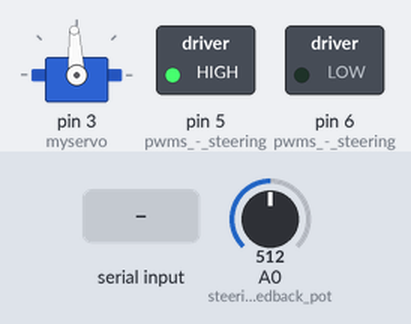
Simulated run of this sketch. Board: Arduino Uno, built with avr-gcc and run on an emulated ATmega328P. On the bench: servo, switched loads named in the sketch (green lamp = pin HIGH). Inputs (shaded band) come from the test bench; at power-on: A0 (steering_feedback_pot) = 512.

Above: at 1.2 s.
1.3 s: A0 (steering_feedback_pot) set to 666
2.8 s: A0 (steering_feedback_pot) set to 675
At 3.2 s:
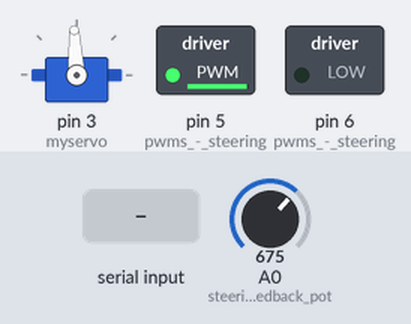
4.3 s: A0 (steering_feedback_pot) set to 716
At 4.6 s:
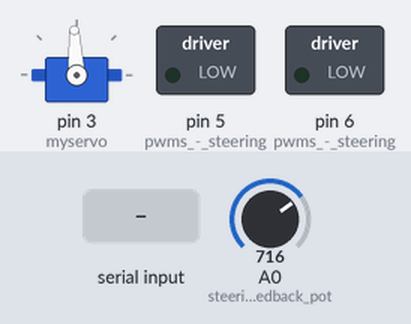
5.8 s: "30,150\n" received over Serial
At 6.4 s:
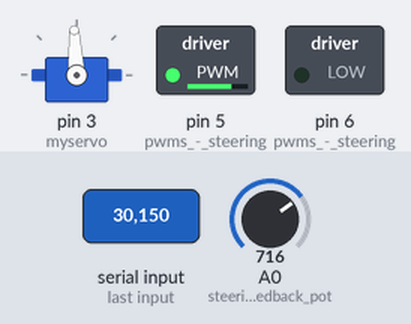
7.3 s: A0 (steering_feedback_pot) set to 900
At 8.1 s:
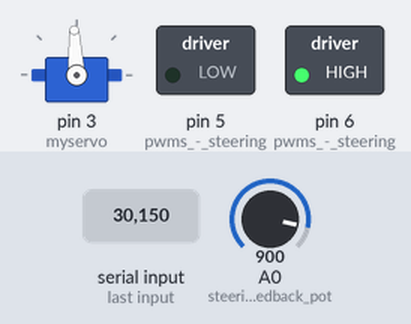
8.8 s: "90,45\n" received over Serial
At 10.1 s:
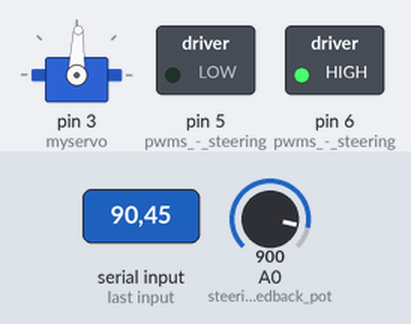
Timing chart, 0 to 11.3 s (numbered marks = the images above; inputs shaded):
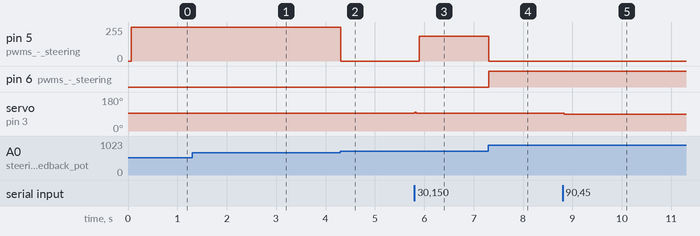

Measured:
- after the input at 1.3 s, every drawn part: stays the same
- after the input at 2.8 s, pin 5 (pwms_-_steering): 255/255 → 252/255 at once
- after the input at 4.3 s, pin 5 (pwms_-_steering): 252/255 → 0/255 at once
- after the input at 5.8 s, pin 5 (pwms_-_steering): 0/255 → 186/255 after 0.09 s; servo on pin 3 (myservo): 93° → 98° at once, → 93° 0.03 s later
- after the input at 7.3 s, pin 5 (pwms_-_steering): 186/255 → 0/255 at once; pin 6 (pwms_-_steering): LOW → HIGH at once
- after the input at 8.8 s, servo on pin 3 (myservo): 93° → 88° at once

The sketch:

002.ino
```cpp
//PID
#include <PID_v1.h>

#include <Servo.h>

Servo myservo;

double Pk1 = 6;
double Ik1 = 0;
double Dk1 = 0;

double Setpoint1, Input1, Output1, Output1a;    // PID variables
PID PID1(&Input1, &Output1, &Setpoint1, Pk1, Ik1 , Dk1, DIRECT);    // PID Setup

int pot;
int demand = 0;
int velocityDemand = 0;
int command = 1;
int flag = 0;
int end1 = 0;

unsigned long currentMillis;
long previousMillis = 0;    // set up timers
long previousMotorMillis = 0;    // set up timers
long interval = 10;        // time constant for timer

void setup() {

  pinMode(A0, INPUT);   // steering feedback pot
  pinMode(5, OUTPUT);   // pwms - steering
  pinMode(6, OUTPUT);   // pwms - steering
  Serial.begin(115200);

  PID1.SetMode(AUTOMATIC);
  PID1.SetOutputLimits(-255, 255);
  PID1.SetSampleTime(10);

  myservo.attach(3);
  myservo.writeMicroseconds(1500);

}

void loop() {

    currentMillis = millis();
    if (currentMillis - previousMillis >= 10) {  // start timed event

        previousMillis = currentMillis;

        if (Serial.available() >0) {
            command = Serial.read() - '0';       // read command
            }

        if (command == 1) {  //stop
          velocityDemand = 1500;
          command = 0;
        }
        else if (command == 2) {  // forwards
          velocityDemand = 1550;
          command = 0;
        }
        else if (command == 3) {  //faster
          velocityDemand = velocityDemand + 50;
          command = 0;
        }
        else if (command == 4) {  //slower
          velocityDemand = velocityDemand - 50;
          command = 0;
        }
        else if (command == 5) {  //left
            demand = 30;
            flag = 1;
            command = 0;

        }
        else if (command == 6) {  //right
            demand = -30;
            flag = 2;
            command = 0;

        }
        else if (command == 7) {  //straight
             demand = 0;
             flag = 0;
             command = 0;

        }
        else if (command == 8) {  //less
            if (flag == 1) { // turning left
              demand = demand - 30;   // turn left some more
            }
            else if (flag == 2) { // turning right
              demand = demand + 30;   // turn right some more
            }
            command = 0;

        }
        else if (command == 9) {  //more
            if (flag == 1) { // turning left
              demand = demand + 30;   // turn left less
            }
            else if (flag == 2) { // turning right
              demand = demand - 30;   // turn right some more
            }
            command = 0;

        }

        myservo.writeMicroseconds(velocityDemand);

        pot = analogRead(A0);
        pot = pot - 717;        // get centre point of pot

        demand = constrain(demand,-150,150);
        Setpoint1 = demand;

        Input1 = pot;
        PID1.Compute();

        if (Output1 < 30 && Output1 > -30) {
          previousMotorMillis = currentMillis;
        }

        if (currentMillis - previousMotorMillis > 50) {    // operate normally

            if (Output1 > 0) {
              analogWrite(5, Output1);
              analogWrite(6, 0);
            }
            else if (Output1 < 0) {
              Output1a = abs(Output1);
              analogWrite(6, Output1a);
              analogWrite(5, 0);
            }
            else {
              analogWrite(6, 0);
              analogWrite(5, 0);
            }

        }

        else {                                              // completely shut down the motor
              analogWrite(6, 0);
              analogWrite(5, 0);
        }

    }  // end of timed loop

} // end of main loop
```
